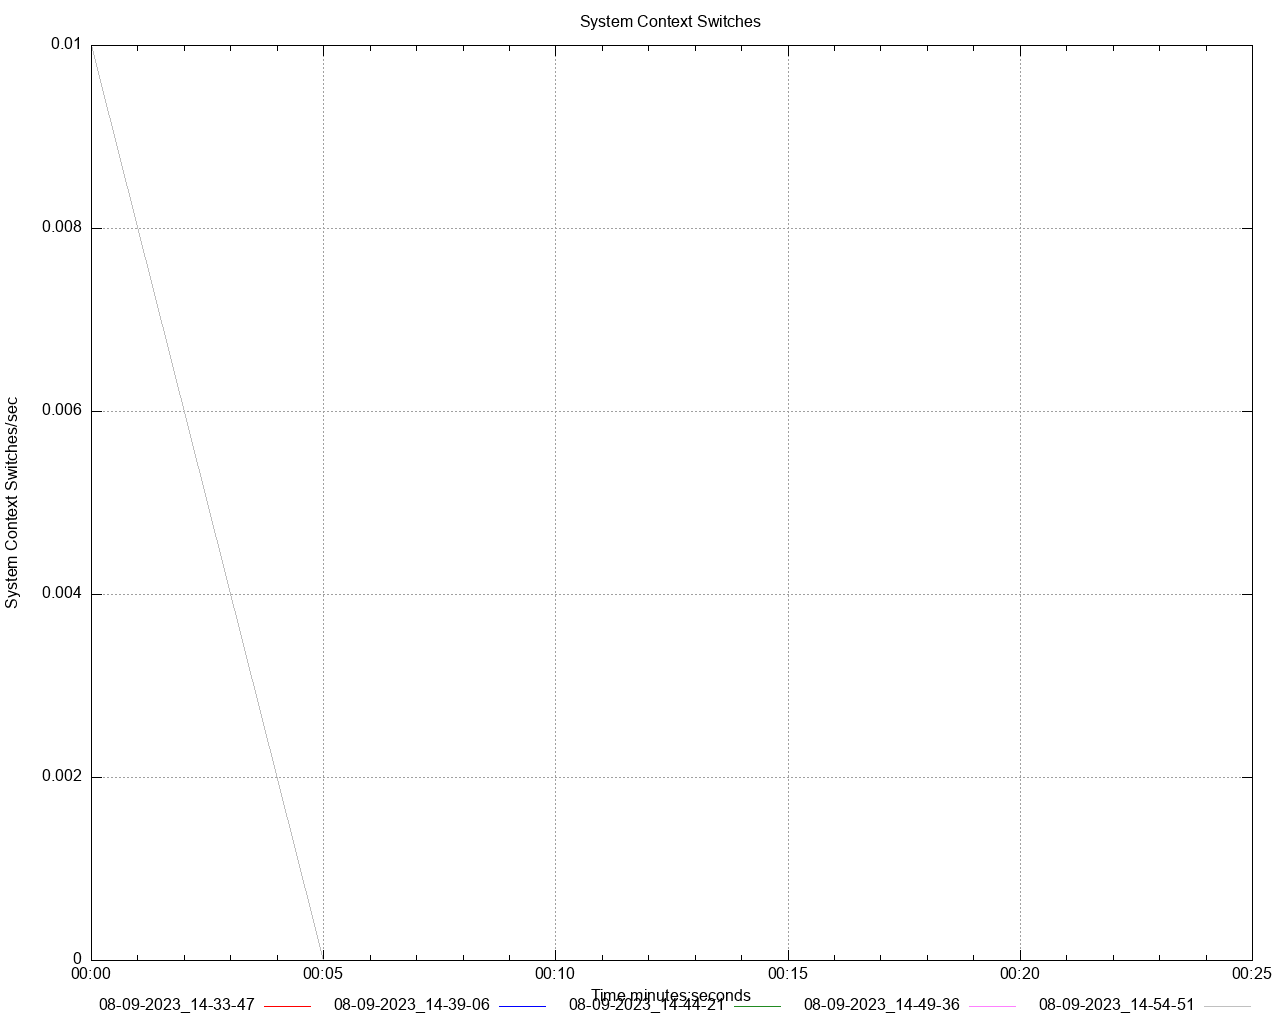

gnuplot code for this plot:
set title 'System Context Switches' noenhanced
set style data lines
set datafile separator ","
set terminal png size 1280,1024
set grid
set key below
set xdata time
set timefmt "%s"
offset = 0
t0(x)=(offset=($0==0) ? x : offset, x - offset)
set xlabel 'Time minutes:seconds'
set ylabel 'System Context Switches/sec'
set output '/Users/gbarnett/git/hazelcast-simulator/atomiclong-3node-member/atomicreference/dstat/system_context_switches_A6.png'
plot \
   '/Users/gbarnett/git/hazelcast-simulator/atomiclong-3node-member/atomicreference/data/system_context_switches_A6_1.data' using (t0(timecolumn(1))):2 title "08-09-2023_14-33-47" noenhanced lt rgb "red", \
   '/Users/gbarnett/git/hazelcast-simulator/atomiclong-3node-member/atomicreference/data/system_context_switches_A6_2.data' using (t0(timecolumn(1))):2 title "08-09-2023_14-39-06" noenhanced lt rgb "blue", \
   '/Users/gbarnett/git/hazelcast-simulator/atomiclong-3node-member/atomicreference/data/system_context_switches_A6_3.data' using (t0(timecolumn(1))):2 title "08-09-2023_14-44-21" noenhanced lt rgb "forest-green", \
   '/Users/gbarnett/git/hazelcast-simulator/atomiclong-3node-member/atomicreference/data/system_context_switches_A6_4.data' using (t0(timecolumn(1))):2 title "08-09-2023_14-49-36" noenhanced lt rgb "orchid", \
   '/Users/gbarnett/git/hazelcast-simulator/atomiclong-3node-member/atomicreference/data/system_context_switches_A6_5.data' using (t0(timecolumn(1))):2 title "08-09-2023_14-54-51" noenhanced lt rgb "grey", \
